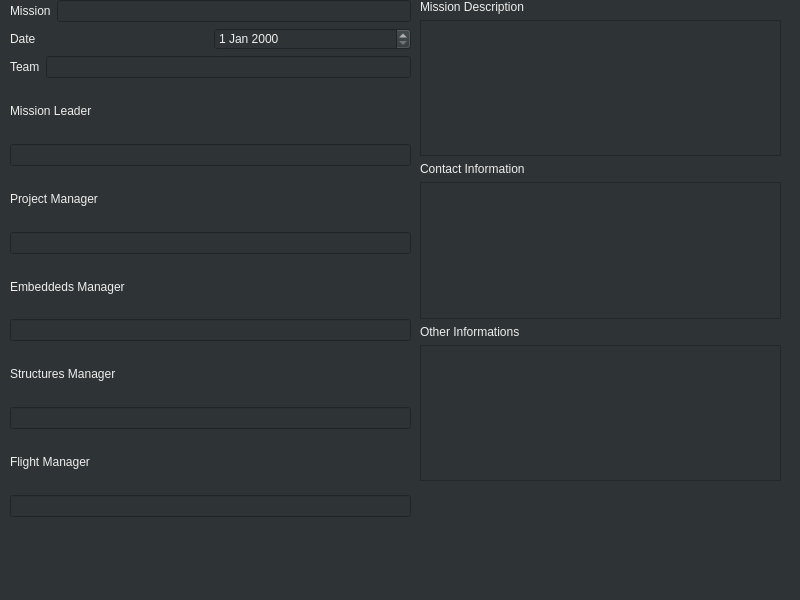
<?xml version="1.0" encoding="UTF-8"?>
<ui version="4.0">
 <class>MissionInfo</class>
 <widget class="QMainWindow" name="MissionInfo">
  <property name="geometry">
   <rect>
    <x>0</x>
    <y>0</y>
    <width>800</width>
    <height>600</height>
   </rect>
  </property>
  <property name="windowTitle">
   <string>MainWindow</string>
  </property>
  <property name="styleSheet">
   <string notr="true">background-color: rgb(46, 52, 54);</string>
  </property>
  <widget class="QWidget" name="centralwidget">
   <widget class="QWidget" name="verticalLayoutWidget">
    <property name="geometry">
     <rect>
      <x>10</x>
      <y>0</y>
      <width>401</width>
      <height>517</height>
     </rect>
    </property>
    <layout class="QVBoxLayout" name="verticalLayout">
     <item>
      <layout class="QHBoxLayout" name="horizontalLayout_3">
       <item>
        <widget class="QLabel" name="label">
         <property name="styleSheet">
          <string notr="true">font: 15pt &quot;Courier 10 Pitch&quot;;
color: rgb(238, 238, 236);</string>
         </property>
         <property name="text">
          <string>Mission</string>
         </property>
        </widget>
       </item>
       <item>
        <widget class="QLineEdit" name="lineEdit">
         <property name="palette">
          <palette>
           <active>
            <colorrole role="Button">
             <brush brushstyle="SolidPattern">
              <color alpha="255">
               <red>46</red>
               <green>52</green>
               <blue>54</blue>
              </color>
             </brush>
            </colorrole>
            <colorrole role="Base">
             <brush brushstyle="SolidPattern">
              <color alpha="255">
               <red>46</red>
               <green>52</green>
               <blue>54</blue>
              </color>
             </brush>
            </colorrole>
            <colorrole role="Window">
             <brush brushstyle="SolidPattern">
              <color alpha="255">
               <red>46</red>
               <green>52</green>
               <blue>54</blue>
              </color>
             </brush>
            </colorrole>
           </active>
           <inactive>
            <colorrole role="Button">
             <brush brushstyle="SolidPattern">
              <color alpha="255">
               <red>46</red>
               <green>52</green>
               <blue>54</blue>
              </color>
             </brush>
            </colorrole>
            <colorrole role="Base">
             <brush brushstyle="SolidPattern">
              <color alpha="255">
               <red>46</red>
               <green>52</green>
               <blue>54</blue>
              </color>
             </brush>
            </colorrole>
            <colorrole role="Window">
             <brush brushstyle="SolidPattern">
              <color alpha="255">
               <red>46</red>
               <green>52</green>
               <blue>54</blue>
              </color>
             </brush>
            </colorrole>
           </inactive>
           <disabled>
            <colorrole role="Button">
             <brush brushstyle="SolidPattern">
              <color alpha="255">
               <red>46</red>
               <green>52</green>
               <blue>54</blue>
              </color>
             </brush>
            </colorrole>
            <colorrole role="Base">
             <brush brushstyle="SolidPattern">
              <color alpha="255">
               <red>46</red>
               <green>52</green>
               <blue>54</blue>
              </color>
             </brush>
            </colorrole>
            <colorrole role="Window">
             <brush brushstyle="SolidPattern">
              <color alpha="255">
               <red>46</red>
               <green>52</green>
               <blue>54</blue>
              </color>
             </brush>
            </colorrole>
           </disabled>
          </palette>
         </property>
         <property name="focusPolicy">
          <enum>Qt::StrongFocus</enum>
         </property>
         <property name="text">
          <string/>
         </property>
        </widget>
       </item>
      </layout>
     </item>
     <item>
      <layout class="QHBoxLayout" name="horizontalLayout_2">
       <item>
        <widget class="QLabel" name="label_2">
         <property name="styleSheet">
          <string notr="true">font: 15pt &quot;Courier 10 Pitch&quot;;
color: rgb(238, 238, 236);</string>
         </property>
         <property name="text">
          <string>Date</string>
         </property>
        </widget>
       </item>
       <item>
        <widget class="QDateEdit" name="dateEdit">
         <property name="styleSheet">
          <string notr="true">font: 15pt &quot;Courier 10 Pitch&quot;;
color: rgb(238, 238, 236);</string>
         </property>
        </widget>
       </item>
      </layout>
     </item>
     <item>
      <layout class="QHBoxLayout" name="horizontalLayout_4">
       <item>
        <widget class="QLabel" name="label_3">
         <property name="styleSheet">
          <string notr="true">font: 15pt &quot;Courier 10 Pitch&quot;;
color: rgb(238, 238, 236);</string>
         </property>
         <property name="text">
          <string>Team</string>
         </property>
        </widget>
       </item>
       <item>
        <widget class="QLineEdit" name="lineEdit_3"/>
       </item>
      </layout>
     </item>
     <item>
      <widget class="QLabel" name="label_4">
       <property name="styleSheet">
        <string notr="true">font: 15pt &quot;Courier 10 Pitch&quot;;
color: rgb(238, 238, 236);</string>
       </property>
       <property name="text">
        <string>Mission Leader</string>
       </property>
      </widget>
     </item>
     <item>
      <widget class="QLineEdit" name="lineEdit_4"/>
     </item>
     <item>
      <widget class="QLabel" name="label_5">
       <property name="styleSheet">
        <string notr="true">font: 15pt &quot;Courier 10 Pitch&quot;;
color: rgb(238, 238, 236);</string>
       </property>
       <property name="text">
        <string>Project Manager</string>
       </property>
      </widget>
     </item>
     <item>
      <widget class="QLineEdit" name="lineEdit_5"/>
     </item>
     <item>
      <widget class="QLabel" name="label_6">
       <property name="styleSheet">
        <string notr="true">font: 15pt &quot;Courier 10 Pitch&quot;;
color: rgb(238, 238, 236);</string>
       </property>
       <property name="text">
        <string>Embeddeds Manager</string>
       </property>
      </widget>
     </item>
     <item>
      <widget class="QLineEdit" name="lineEdit_6"/>
     </item>
     <item>
      <widget class="QLabel" name="label_7">
       <property name="styleSheet">
        <string notr="true">font: 15pt &quot;Courier 10 Pitch&quot;;
color: rgb(238, 238, 236);</string>
       </property>
       <property name="text">
        <string>Structures Manager</string>
       </property>
      </widget>
     </item>
     <item>
      <widget class="QLineEdit" name="lineEdit_7"/>
     </item>
     <item>
      <widget class="QLabel" name="label_8">
       <property name="styleSheet">
        <string notr="true">font: 15pt &quot;Courier 10 Pitch&quot;;
color: rgb(238, 238, 236);</string>
       </property>
       <property name="text">
        <string>Flight Manager</string>
       </property>
      </widget>
     </item>
     <item>
      <widget class="QLineEdit" name="lineEdit_8"/>
     </item>
    </layout>
   </widget>
   <widget class="QWidget" name="verticalLayoutWidget_2">
    <property name="geometry">
     <rect>
      <x>420</x>
      <y>0</y>
      <width>361</width>
      <height>481</height>
     </rect>
    </property>
    <layout class="QVBoxLayout" name="verticalLayout_2">
     <item>
      <widget class="QLabel" name="label_9">
       <property name="styleSheet">
        <string notr="true">font: 15pt &quot;Courier 10 Pitch&quot;;
color: rgb(238, 238, 236);</string>
       </property>
       <property name="text">
        <string>Mission Description</string>
       </property>
      </widget>
     </item>
     <item>
      <widget class="QPlainTextEdit" name="plainTextEdit"/>
     </item>
     <item>
      <widget class="QLabel" name="label_10">
       <property name="styleSheet">
        <string notr="true">font: 15pt &quot;Courier 10 Pitch&quot;;
color: rgb(238, 238, 236);</string>
       </property>
       <property name="text">
        <string>Contact Information</string>
       </property>
      </widget>
     </item>
     <item>
      <widget class="QPlainTextEdit" name="plainTextEdit_2"/>
     </item>
     <item>
      <widget class="QLabel" name="label_11">
       <property name="styleSheet">
        <string notr="true">font: 15pt &quot;Courier 10 Pitch&quot;;
color: rgb(238, 238, 236);</string>
       </property>
       <property name="text">
        <string>Other Informations</string>
       </property>
      </widget>
     </item>
     <item>
      <widget class="QPlainTextEdit" name="plainTextEdit_3"/>
     </item>
    </layout>
   </widget>
  </widget>
  <widget class="QMenuBar" name="menubar">
   <property name="geometry">
    <rect>
     <x>0</x>
     <y>0</y>
     <width>800</width>
     <height>22</height>
    </rect>
   </property>
  </widget>
  <widget class="QStatusBar" name="statusbar"/>
 </widget>
 <resources/>
 <connections/>
</ui>
